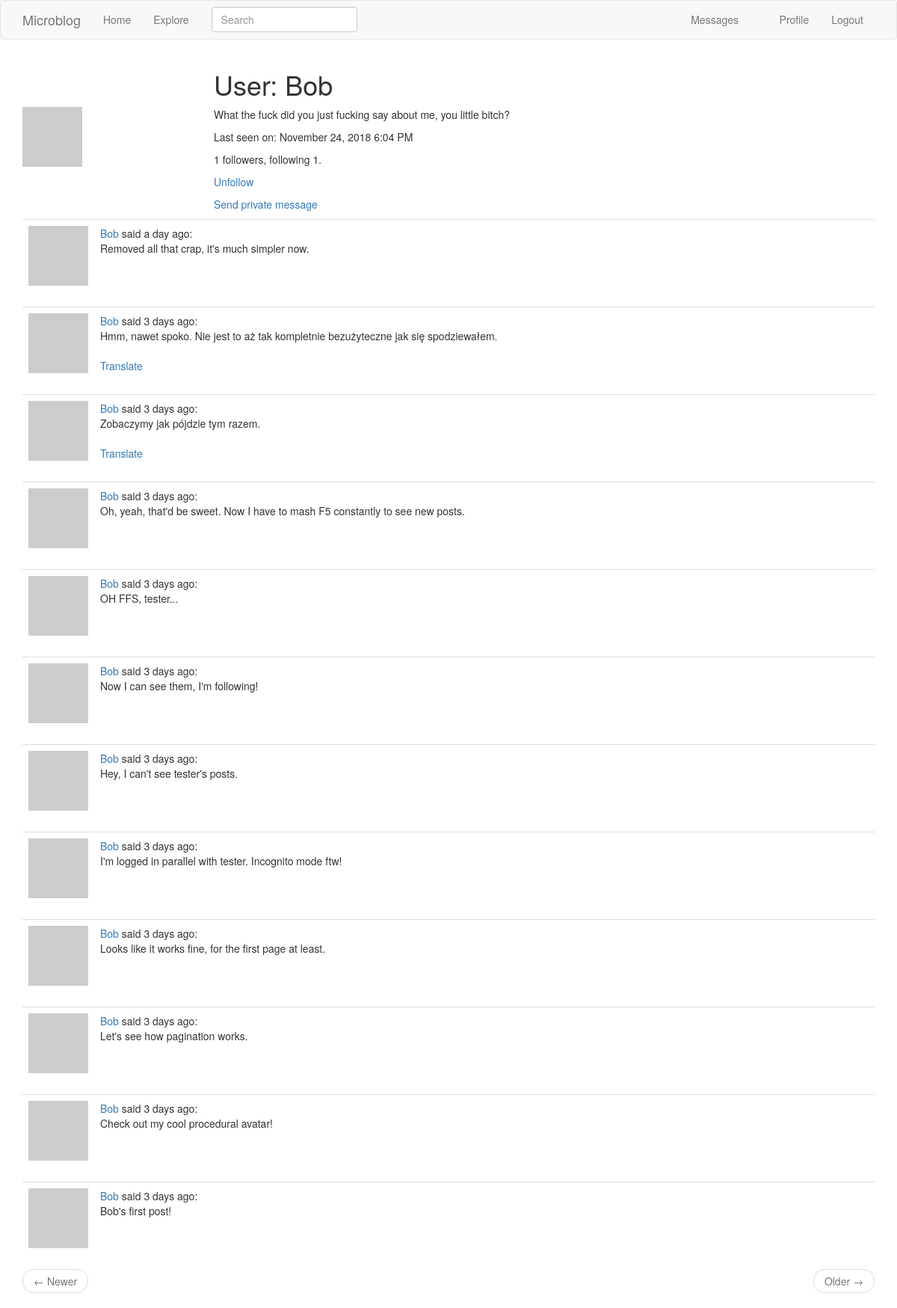
The app's page /user/Bob (signed in), older data.
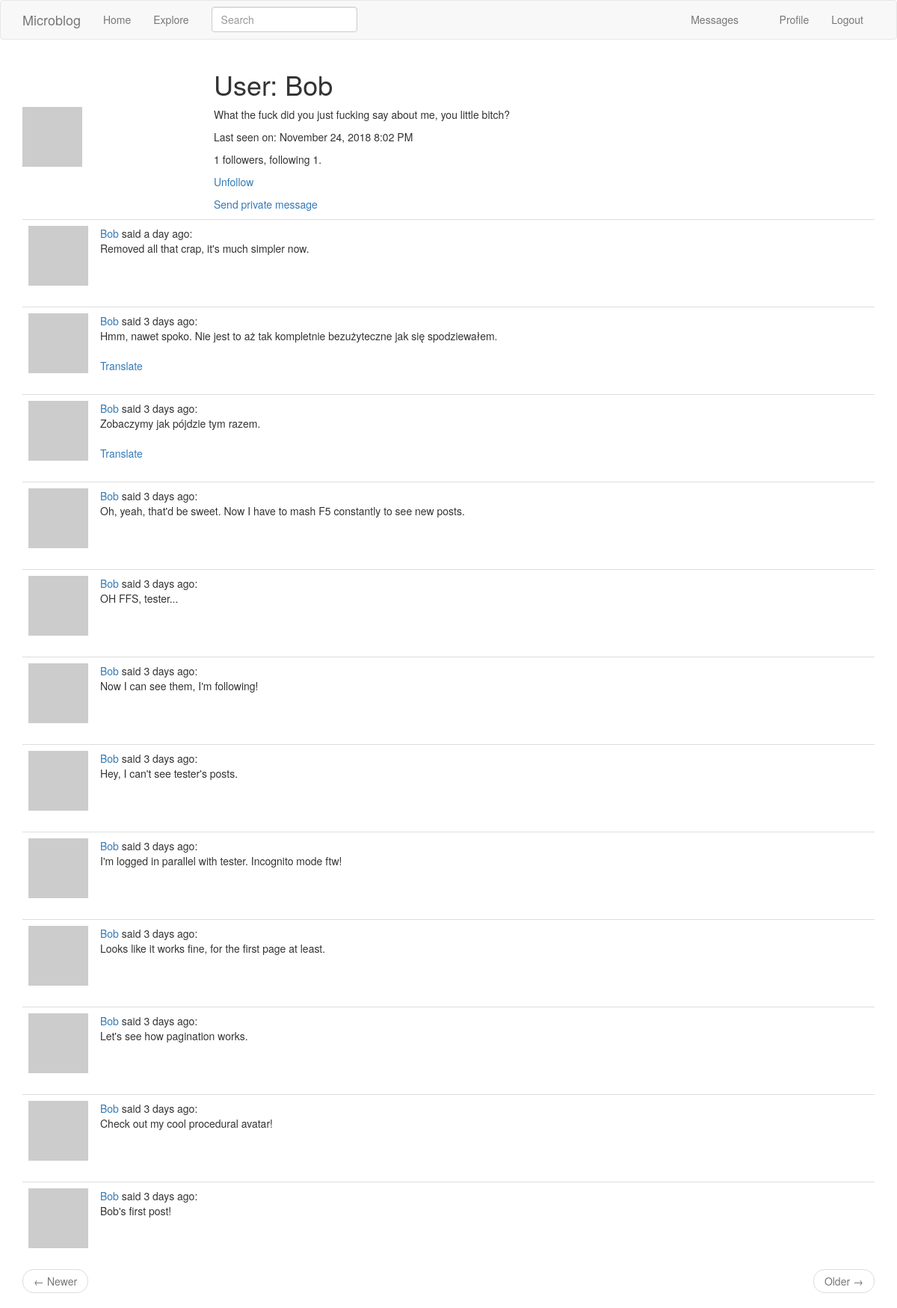
The same page, newer data.
### app/models.py (models this page shows, shortened)
class User(UserMixin, db.Model):
    id = db.Column(db.Integer, primary_key=True)
    username = db.Column(db.String(64), index=True, unique=True)
    email = db.Column(db.String(120), index=True, unique=True)
    password_hash = db.Column(db.String(128))
    about_me = db.Column(db.String(140))
    last_seen = db.Column(db.DateTime, default=datetime.utcnow)
    last_message_read_time = db.Column(db.DateTime)
    posts = db.relationship('Post', backref='author', lazy='dynamic')
    followed = db.relationship(
        'User', secondary=followers,
        primaryjoin=(followers.c.follower_id == id),
        secondaryjoin=(followers.c.followed_id == id),
        backref=db.backref('followers', lazy='dynamic'), lazy='dynamic')
    messages_sent = db.relationship(
        'Message',
        foreign_keys='Message.sender_id',
        backref='author', lazy='dynamic')
    messages_received = db.relationship(
        'Message',
        foreign_keys='Message.recipient_id',
        backref='recipient', lazy='dynamic')
    def avatar(self, size):
        digest = md5(self.email.lower().encode('utf-8')).hexdigest()
        return 'https://www.gravatar.com/avatar/{}?d=retro&s={}'.format(
            digest, size)
    def is_following(self, user):
        return self.followed.filter(
            followers.c.followed_id == user.id).count() > 0
    def new_messages(self):
        last_read_time = self.last_message_read_time or datetime(1900, 1, 1)
        return Message.query.filter_by(recipient=self).filter(
            Message.timestamp > last_read_time).count()

class Post(db.Model):
    __searchable__ = ['body']
    id = db.Column(db.Integer, primary_key=True)
    body = db.Column(db.String(140))
    timestamp = db.Column(db.DateTime, index=True, default=datetime.utcnow)
    user_id = db.Column(db.Integer, db.ForeignKey('user.id'))
    language = db.Column(db.String(5))

### app/main/routes.py (the view)
@bp.route('/user/<username>')
@login_required
def user(username):
    user = User.query.filter_by(username=username).first_or_404()
    page = request.args.get('page', 1, type=int)
    posts = user.posts.order_by(Post.timestamp.desc()).paginate(
        page, current_app.config['POSTS_PER_PAGE'], False)
    next_url = url_for('main.user', username=user.username, page=posts.next_num) \
        if posts.has_next else None
    prev_url = url_for('main.user', username=user.username, page=posts.prev_num) \
        if posts.has_prev else None
    return render_template('user.html', user=user, posts=posts.items,
                           prev_url=prev_url, next_url=next_url)

### app/main/forms.py
class SearchForm(FlaskForm):
    q = StringField(_l('Search'), validators=[DataRequired()])
    def __init__(self, *args, **kwargs):
        if 'formdata' not in kwargs:
            kwargs['formdata'] = request.args
        if 'csrf_enabled' not in kwargs:
            kwargs['csrf_enabled'] = False
        super().__init__(*args, **kwargs)

### app/main/routes.py (called while the page is built)
@bp.before_app_request
def before_request():
    if current_user.is_authenticated:
        current_user.last_seen = datetime.utcnow()
        db.session.commit()
        g.search_form = SearchForm()
    g.locale = str(get_locale())

### app/models.py (called while the page is built)
@login.user_loader
def load_user(id):
    return User.query.get(int(id))

### app/templates/user.html
{% extends "base.html" %}
{% block app_content %}
  <table class="tabe">
    <tr>
      <td width="256px" style="border: 0px;">
        <img src="{{ user.avatar(256) }}">
      </td>
      <td style="border: 0px;">
        <h1>{{ _('User:') }} {{ user.username }}</h1>
        {% if user.about_me %}
          <p>{{ user.about_me }}</p>
        {% endif %}
        {% if user.last_seen %}
          <p>{{ _('Last seen on:') }} {{ moment(user.last_seen).format('LLL') }}</p>
        {% endif %}
        <p>{{ user.followers.count() }} {{ _('followers, following') }} {{ user.followed.count() }}.</p>
        {% if user == current_user %}
          <p><a href="{{ url_for('main.edit_profile') }}">{{ _('Edit your profile') }}</a></p>
        {% elif not current_user.is_following(user) %}
          <p><a href="{{ url_for('main.follow', username=user.username) }}">{{ _('Follow') }}</a></p>
        {% else %}
          <p><a href="{{ url_for('main.unfollow', username=user.username) }}">{{ _('Unfollow') }}</a></p>
        {% endif %}
        {% if user != current_user %}
          <p>
            <a href="{{ url_for('main.send_message', recipient=user.username) }}">
              {{ _('Send private message') }}
            </a>
          </p>
        {% endif %}
      </td>
    </tr>
  </table>
  {% for post in posts %}
    {% include '_post.html' %}
  {% endfor %}
  {% include '_page_nav.html' %}
{% endblock %}

### app/templates/base.html (shortened to what this page needs)
{% extends 'bootstrap/base.html' %}
{% block navbar %}
  <nav class="navbar navbar-default">
    <div class="container">
      <div class="navbar-header">
        <a class="navbar-brand" href="{{ url_for('main.index') }}">Microblog</a>
      </div>
      <div class="collapse navbar-collapse" id="bs-example-navbar-collapse-1">
        <ul class="nav navbar-nav">
          <li><a href="{{ url_for('main.index') }}">{{ _('Home') }}</a></li>
          <li><a href="{{ url_for('main.explore') }}">{{ _('Explore') }}</a></li>
        </ul>
        {% if g.search_form %}
          <form class="navbar-form navbar-left" method="get" action="{{ url_for('main.search') }}">
            <div class="form-group">
                {{ g.search_form.q(size=20, class='form-control', placeholder=g.search_form.q.label.text) }}
            </div>
          </form>
        {% endif %}
        <ul class="nav navbar-nav navbar-right">
          {% if current_user.is_anonymous %}
            <li><a href="{{ url_for('auth.login') }}">{{ _('Login') }}</a></li>
          {% else %}
            <li>
              <a href="{{ url_for('main.messages') }}">
                {{ _('Messages') }}
                {% set new_messages = current_user.new_messages() %}
              </a>
            </li>
            <li><a href="{{ url_for('main.user', username=current_user.username) }}">{{ _('Profile') }}</a></li>
            <li><a href="{{ url_for('auth.logout') }}">{{ _('Logout') }}</a></li>
          {% endif %}
        </ul>
      </div>
    </div>
  </nav>
{% endblock %}
{% block content %}
  <div class="container">
    {% block app_content %}{% endblock %}
  </div>
{% endblock %}

### app/templates/_post.html
<table class="table table-hover">
  <tr>
    <td width="40px"><img src="{{ post.author.avatar(40) }}"></td>
    <td>
      <span class="user_popup">
        <a href="{{ url_for('main.user', username=post.author.username) }}">
          {{ post.author.username }}
        </a>
      </span>
      {{ _('said') }} {{ moment(post.timestamp).fromNow() }}:
      <br>
      <span id="post{{ post.id }}">{{ post.body }}</span>
      {% if post.language and post.language != g.locale %}
        <br><br>
        <span id="translation{{ post.id }}">
          <a href="javascript:translate(
                                '#post{{ post.id }}',
                                '#translation{{ post.id }}',
                                '{{ post.language }}',
                                '{{ g.locale }}');">{{ _('Translate') }}</a>
        </span>
      {% endif %}
    </td>
  </tr>
</table>

### app/templates/_page_nav.html
<nav aria-label="...">
  <ul class="pager">
    <li class="previous{% if not prev_url %} disabled{% endif %}">
      <a href="{{ prev_url or '#' }}">
        <span aria-hidden="true">&larr;</span> {{ _('Newer') }}
      </a>
    </li>
    <li class="next{% if not next_url %} disabled{% endif %}">
      <a href="{{ next_url or '#' }}">
        {{ _('Older') }} <span aria-hidden="true">&rarr;</span>
      </a>
    </li>
  </ul>
</nav>

Row changes from the older to the newer data that the page shows:
changed User "Bob": last_seen "November 24, 2018 6:04 PM" → "November 24, 2018 8:02 PM"
